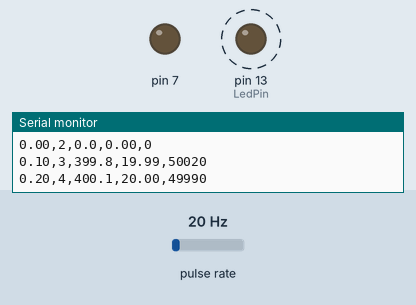
Recording of a sketch running on a simulated Arduino Mega 2560, built with avr-gcc and run on an emulated ATmega2560. Parts: output pins drawn as LEDs (lit = HIGH), the last lines printed to the serial monitor. Wiring (inferred from the names in the program): pulse sensor: data pin 2. Dashed ring = blinking. The inputs (shaded band) are chosen by the test bench; at power-on: pulse rate 20 Hz.

Above: at 0.8 s.
0.9 s: pulse rate (sensor on pin 2) set to 4 Hz
At 1.21 s:
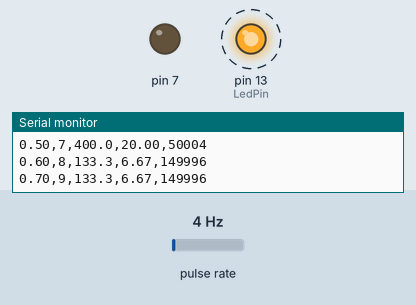
3.9 s: pulse rate (sensor on pin 2) set to 50 Hz
At 4.8 s:
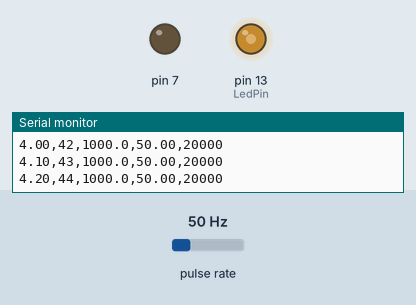
5.5 s: pulse rate (sensor on pin 2) set to 196 Hz
8.5 s: pulse rate (sensor on pin 2) set to 2 Hz
At 9.13 s:
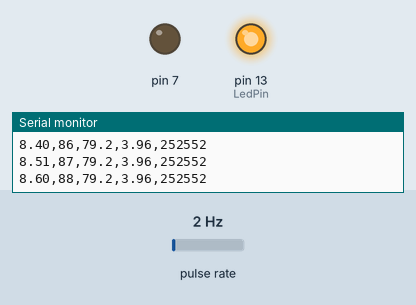
Timing chart, 0 to 12.5 s (numbered marks = the images above; inputs shaded):
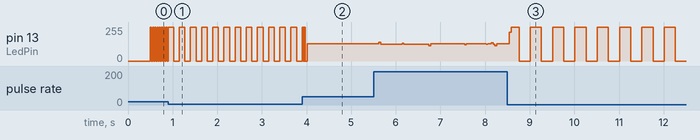

The sketch:

PropSpeed.ino
```cpp
#include "src/prop.hpp"

#ifndef PIO_BUILD
PropSystem propSystem;

void setup()
{
    Serial.begin(115200);
    while (!Serial) { ; }
    propSystem.init();
}

void loop()
{
    propSystem.process();
}
#endif
```

main.cpp
```cpp
#include <Arduino.h>
#include "prop.hpp"

#ifdef PIO_BUILD
PropSystem propSystem;

int main(void)
{
    init(); // Arduino hardware initialization

    Serial.begin(115200);
    while (!Serial) { ; }
    propSystem.init();

    while (true)
    {
        propSystem.process();
    }

    return 0;
}
#endif
```

prop.cpp
```cpp
#include "prop.hpp"

// Define static member variables accessed across ISR
volatile unsigned long PropSystem::_lastPulseTime = 0;
volatile unsigned long PropSystem::_pulsePeriod = 0;
volatile unsigned long PropSystem::_pulseCount = 0;
volatile unsigned long PropSystem::_accumulatedPeriodUs = 0;
volatile unsigned int PropSystem::_pulsesThisInterval = 0;

PropSystem::PropSystem(unsigned long transmitIntervalMs, uint8_t bladeCount)
    : _transmitIntervalMs(transmitIntervalMs > 0 ? transmitIntervalMs : DefaultIntervalMs),
      _bladeCount(bladeCount > 0 ? bladeCount : DefaultBladeCount),
      _sampleCount(0),
      _lastTransmitTime(0),
      _lastRpm(0.0f),
      _lastFrequency(0.0f),
      _lastPeriodUs(0),
      _startTime(0)
{
}

void PropSystem::init()
{
    delay(500); // Allow USB connection to stabilize
    _startTime = millis(); // Establish t=0 for session

    // Turn LED off
    pinMode(LedPin, OUTPUT);
    setLed(false);

    // Direct Port Manipulation for Diagnostic Pin 7 (Port H, Pin 4 on ATmega2560)
    DDRH |= (1 << 4);   // Set Pin 7 direction to OUTPUT
    PORTH &= ~(1 << 4); // Start Pin 7 LOW

    // Configure IR detector pin with internal pullup
    pinMode(IrInterruptPin, INPUT_PULLUP);

    // Attach hardware interrupt INT4 on falling edge (propeller breaks infrared beam)
    attachInterrupt(digitalPinToInterrupt(IrInterruptPin), PropSystem::pulseISR, FALLING);

    // Print header
    Serial.println(F("# Propeller Speed Optical Tachometer System"));
    Serial.println(F("Time_s,Sample,RPM,Frequency_Hz,Period_us"));

    transmitTelemetry();
}

void PropSystem::pulseISR()
{
    // Drive Diagnostic Pin 7 HIGH instantly (1 clock cycle / 62.5ns)
    PORTH |= (1 << 4);

    unsigned long currentTime = micros();

    if (_lastPulseTime > 0)
    {
        unsigned long interval = currentTime - _lastPulseTime;

        if (interval > StallTimeoutUs)
        {
            // Rotor was previously stalled, establish new baseline without corrupting accumulator
            _pulseCount++;
        }
        else if (interval > MinPulsePeriodUs)
        {
            _pulsePeriod = interval;
            _pulseCount++;
            _accumulatedPeriodUs += interval;
            _pulsesThisInterval++;
        }
    }
    else
    {
        _pulseCount++;
    }
    _lastPulseTime = currentTime;

    // Drive Diagnostic Pin 7 LOW instantly right before exit (1 clock cycle / 62.5ns)
    PORTH &= ~(1 << 4);
}

void PropSystem::process()
{
    unsigned long currentMillis = millis();

    // LED is ON when beam is blocked, OFF when clear
    setLed(digitalRead(IrInterruptPin) == HIGH);

    // Periodic telemetry calculation and transmission
    if (currentMillis - _lastTransmitTime >= _transmitIntervalMs)
    {
        _lastTransmitTime = currentMillis;

        unsigned long accumPeriod = 0;
        unsigned int pulseCount = 0;
        unsigned long lastPeriod = 0;
        unsigned long timeSinceLastPulse = 0;

        // Atomically snapshot and reset window accumulator
        noInterrupts();
        accumPeriod = _accumulatedPeriodUs;
        pulseCount = _pulsesThisInterval;
        _accumulatedPeriodUs = 0;
        _pulsesThisInterval = 0;
        lastPeriod = _pulsePeriod;
        timeSinceLastPulse = micros() - _lastPulseTime;
        interrupts();

        // Check for stopped rotor condition (>1.0s without pulse)
        if (timeSinceLastPulse > StallTimeoutUs || _lastPulseTime == 0)
        {
            _lastRpm = 0.0f;
            _lastFrequency = 0.0f;
            _lastPeriodUs = 0;
        }
        else if (pulseCount > 0 && accumPeriod > 0)
        {
            // Window average across all pulses in this 100ms interval
            _lastPeriodUs = accumPeriod / pulseCount;
            _lastFrequency = 1000000.0f / static_cast<float>(_lastPeriodUs);
            _lastRpm = (_lastFrequency * 60.0f) / static_cast<float>(_bladeCount);
        }
        else if (lastPeriod > 0 && timeSinceLastPulse < StallTimeoutUs)
        {
            // Low-speed rotation (< 1 pulse in this specific 100ms window)
            _lastPeriodUs = lastPeriod;
            _lastFrequency = 1000000.0f / static_cast<float>(_lastPeriodUs);
            _lastRpm = (_lastFrequency * 60.0f) / static_cast<float>(_bladeCount);
        }

        transmitTelemetry();
    }
}

void PropSystem::transmitTelemetry()
{
    _sampleCount++;
    float timeSec = static_cast<float>(millis() - _startTime) / 1000.0f;

    Serial.print(timeSec, 2);
    Serial.print(F(","));
    Serial.print(_sampleCount);
    Serial.print(F(","));
    Serial.print(_lastRpm, 1);
    Serial.print(F(","));
    Serial.print(_lastFrequency, 2);
    Serial.print(F(","));
    Serial.println(_lastPeriodUs);
}
```

prop.hpp
```cpp
#pragma once
#include <Arduino.h>

class PropSystem
{
    public:
        explicit PropSystem(unsigned long transmitIntervalMs = DefaultIntervalMs, uint8_t bladeCount = DefaultBladeCount);

        void init();
        void process();
        void transmitTelemetry();

        // Hardware Interrupt Service Routine (INT4 on Pin 2)
        static void pulseISR();

    private:
        // Hardware
        static constexpr uint8_t IrInterruptPin {2};           // INT4 input
        static constexpr uint8_t DebugPin       {7};           // Debug output (PH4)
        static constexpr uint8_t LedPin         {LED_BUILTIN}; // Onboard LED

        void setLed(const bool state) { digitalWrite(LedPin, state ? HIGH : LOW); }

        // Timing & configuration
        static constexpr unsigned long DefaultIntervalMs {100};     // 100 ms transmission interval (10 Hz)
        static constexpr uint8_t DefaultBladeCount       {3};       // Propeller blade count
        static constexpr unsigned long StallTimeoutUs    {1000000}; // 1.0s without pulse = rotor stopped (0 RPM)
        static constexpr unsigned long MinPulsePeriodUs  {50};      // Filter sub-50us switch chatter

        // Shared static state accessed in ISR
        static volatile unsigned long _lastPulseTime;
        static volatile unsigned long _pulsePeriod;
        static volatile unsigned long _pulseCount;
        static volatile unsigned long _accumulatedPeriodUs;
        static volatile unsigned int _pulsesThisInterval;

        // Executive state
        unsigned long _transmitIntervalMs;
        uint8_t _bladeCount;
        unsigned long _sampleCount;
        unsigned long _lastTransmitTime;

        float _lastRpm;
        float _lastFrequency;
        unsigned long _lastPeriodUs;
        unsigned long _startTime;
};
```

Measured:
- after the input at 0.9 s, pin 13 (LedPin): alternates 255/255 for 0.13 s and 0/255 for 0.12 s, starting after 0.13 s
- by itself, pin 13 (LedPin): alternates 255/255 for 0.03 s and 0/255 for 0.02 s
